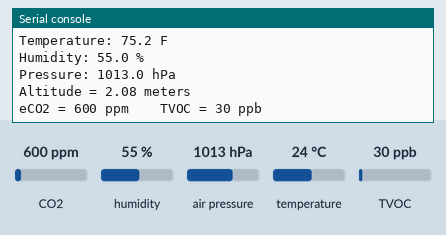
This program was run on a simulated CircuitPython board. Parts: the last lines printed to the serial console. The test bench sets the inputs (shaded band); at power-on: CO2 600 ppm, humidity 55 %, air pressure 1013 hPa, temperature 24 °C, TVOC 30 ppb.

Above: at 1.2 s.
1.3 s: CO2 set to 452 ppm
At 2.6 s:
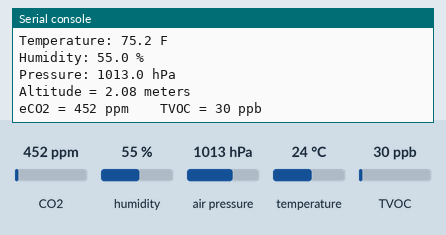
2.8 s: humidity set to 22 %
4.3 s: air pressure set to 952 hPa
5.8 s: temperature set to 12 °C
At 7.0 s:
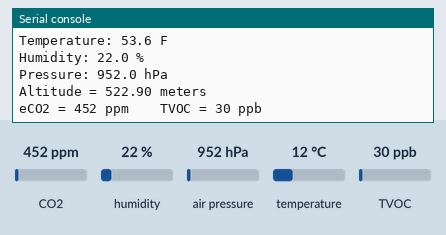
7.3 s: TVOC set to 20 ppb
At 8.7 s:
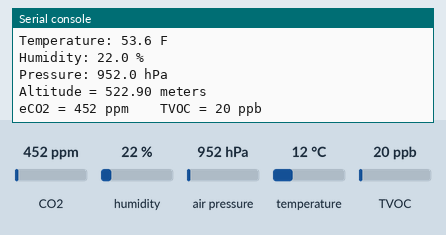

Measured:
- after the input at 1.3 s, the serial console: prints a new line after 0.70 s (image 1)
- after the input at 5.8 s, the serial console: prints a new line after 0.21 s (image 2)
- after the input at 7.3 s, the serial console: prints a new line after 0.71 s (image 3)

The program:

climatemonitor.py
```python
# Circuit Python bme280 and sgp30 implementation
import board
import time
import digitalio
import busio
import adafruit_sgp30
from adafruit_bme280 import basic as bme280

# Initialize I2C bus objects for sgp30
i2c_bus = busio.I2C(board.SCL, board.SDA, frequency=100000)
sgp30 = adafruit_sgp30.Adafruit_SGP30(i2c_bus)

# Initialize SPI bus object for bme280
spi = busio.SPI(board.SCK, board.MOSI, board.MISO)
cs = digitalio.DigitalInOut(board.D5)  # GPIO5
bme280 = bme280.Adafruit_BME280_SPI(spi, cs)

# change this to match the location's pressure (hPa) at sea level
bme280.sea_level_pressure = 1013.25

while True:
  print("\nTemperature: %0.1f F" % (bme280.temperature*9/5+32))
  print("Humidity: %0.1f %%" % bme280.relative_humidity)
  print("Pressure: %0.1f hPa" % bme280.pressure)
  print("Altitude = %0.2f meters" % bme280.altitude)
  eCO2, TVOC = sgp30.iaq_measure()
  print("eCO2 = %d ppm \t TVOC = %d ppb" % (eCO2, TVOC))
  time.sleep(2)
```
